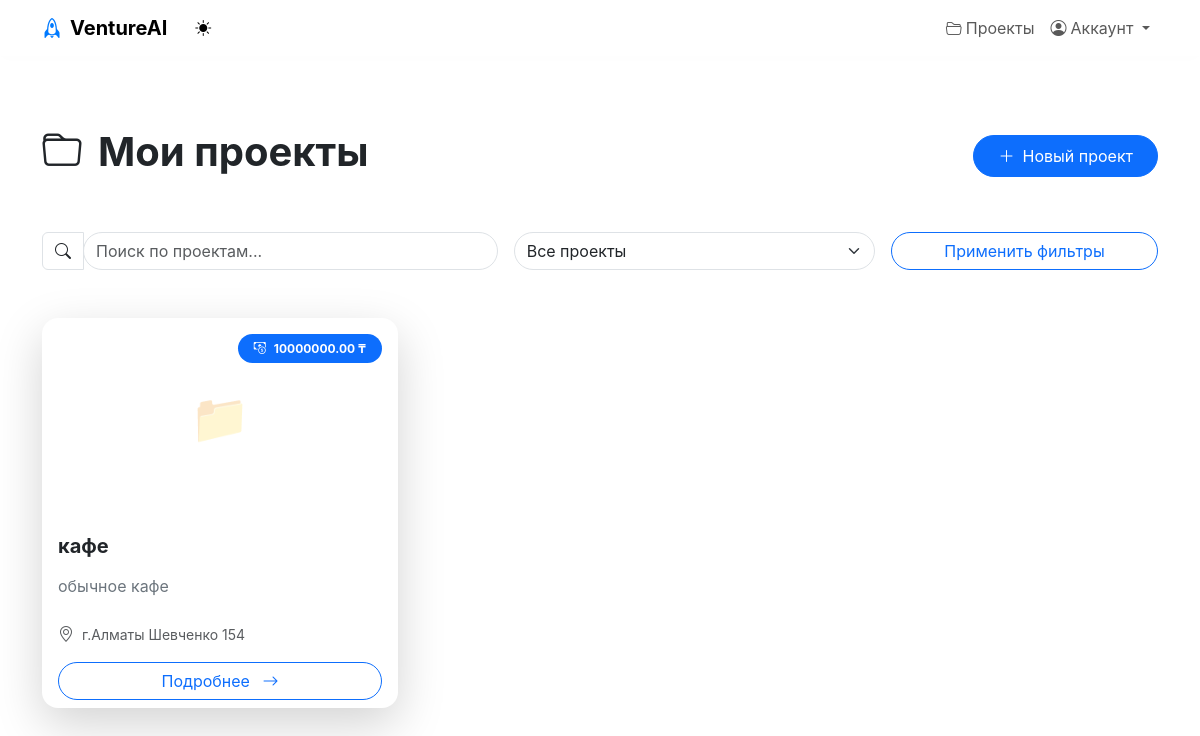
Page /projects/ (signed in) on the committed database.
### projects/models.py (models this page shows, shortened)
class Project(models.Model):
    owner = models.ForeignKey(
        settings.AUTH_USER_MODEL,
        on_delete=models.CASCADE,
        related_name='projects',
        verbose_name='Владелец'
    )
    name = models.CharField(max_length=255, verbose_name='Название проекта')
    description = models.TextField(verbose_name='Описание')
    budget = models.DecimalField(max_digits=12, decimal_places=2, verbose_name='Бюджет')
    location = models.CharField(max_length=255, verbose_name='Локация')  # можно сделать геополе, если надо
    created_at = models.DateTimeField(auto_now_add=True, verbose_name='Создан')
    updated_at = models.DateTimeField(auto_now=True, verbose_name='Обновлен')
    latitude = models.FloatField(null=True, blank=True)
    longitude = models.FloatField(null=True, blank=True)
    class Meta:
        verbose_name = 'Проект'
        verbose_name_plural = 'Проекты'
        ordering = ['-created_at']  # сортировка по дате создания, последние сверху

### projects/views.py (the view)
# urls.py: path('', project_list, name='project_list'),        # /projects/
@login_required
def project_list(request):
    projects = Project.objects.filter(owner=request.user)
    search_query = request.GET.get('q')
    if search_query:
        projects = projects.filter(
            Q(name__icontains=search_query) | Q(description__icontains=search_query)
        )
    sort_by_budget = request.GET.get('sort_by_budget')
    if sort_by_budget == 'asc':
        projects = projects.order_by('budget')
    elif sort_by_budget == 'desc':
        projects = projects.order_by('-budget')
    return render(request, 'projects/project_list.html', {
        'projects': projects,
    })

### projects/templates/projects/project_list.html (shortened to what this page needs)
{% extends "base.html" %}
{% load static %}
{% block content %}
<div class="container-main">
  <div class="d-flex justify-content-between align-items-center mb-5">
    <h1 class="display-6 fw-bold">
      <i class="bi bi-folder me-3"></i>Мои проекты
    </h1>
    <a href="{% url 'project_create' %}"
       class="btn btn-primary rounded-pill px-4 py-2">
      <i class="bi bi-plus-lg me-2"></i>Новый проект
    </a>
  </div>
  <form method="get" class="mb-5">
    <div class="row g-3">
      <div class="col-lg-5">
        <div class="input-group">
          <span class="input-group-text bg-transparent">
            <i class="bi bi-search"></i>
          </span>
          <input type="text"
                 name="q"
                 class="form-control rounded-pill"
                 placeholder="Поиск по проектам..."
                 value="{{ request.GET.q }}">
        </div>
      </div>
      <div class="col-lg-4">
        <select name="sort" class="form-select rounded-pill">
          <option value="">Все проекты</option>
        </select>
      </div>
      <div class="col-lg-3">
        <button type="submit"
                class="btn btn-outline-primary w-100 rounded-pill">
          Применить фильтры
        </button>
      </div>
    </div>
  </form>
  <div class="row g-4">
    {% for project in projects %}
    <div class="col-12 col-md-6 col-xl-4 wow animate__fadeInUp">
      <div class="card border-0 shadow-lg rounded-4 h-100 project-card">
        <div class="card-img-top position-relative">
          {% if project.image %}
            <img src="{{ project.image.url }}"
                 class="img-fluid rounded-top-4"
                 alt="{{ project.name }}"
                 loading="lazy">
          {% else %}
            <div class="project-image-placeholder rounded-top-4"></div>
          {% endif %}
          <div class="position-absolute top-0 end-0 m-3">
            <span class="badge bg-primary rounded-pill px-3 py-2">
              <i class="bi bi-cash-coin me-2"></i>{{ project.budget|floatformat:2 }} ₸
            </span>
          </div>
        </div>
        <div class="card-body">
          <h3 class="h5 fw-bold mb-3">{{ project.name }}</h3>
          <p class="text-secondary mb-4">{{ project.description|truncatechars:120 }}</p>
          <div class="d-flex align-items-center gap-3 text-muted">
            <div class="d-flex align-items-center">
              <i class="bi bi-geo-alt me-2"></i>
              <small>{{ project.location }}</small>
            </div>
          </div>
        </div>
        <div class="card-footer bg-transparent border-0 pt-0">
          <a href="{% url 'project_detail' project.id %}"
             class="btn btn-outline-primary w-100 rounded-pill">
            Подробнее <i class="bi bi-arrow-right ms-2"></i>
          </a>
        </div>
      </div>
    </div>
    {% endfor %}
  </div>
</div>
{% endblock %}

### templates/base.html (style rules this page uses)
:root { --primary-color: #007AFF; --background-color: #FFFFFF; --text-color: #212529; --shadow-intensity: 0.1; }
body { font-family: -apple-system, BlinkMacSystemFont, "Segoe UI", Roboto, sans-serif; background-color: var(--background-color); color: var(--text-color); padding-top: 80px; transition: all 0.3s ease; }

### projects/templates/projects/project_list.html (style rules this page uses)
.project-card { transition: transform 0.3s var(--ease-out), box-shadow 0.3s var(--ease-out); border: 1px solid rgba(var(--text-primary), 0.1); }
.project-image-placeholder { background: rgba(var(--text-primary), 0.05); height: 200px; display: flex; align-items: center; justify-content: center; }
.project-image-placeholder::after { content: "📁"; font-size: 3rem; opacity: 0.3; }

### rows in the picture
Project: budget "10000000.00", name "кафе", description "обычное кафе", location "г.Алматы Шевченко 154"
